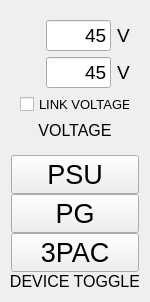
            <widget class="QWidget" name="Window_DeviceControl" native="true">
             <property name="minimumSize">
              <size>
               <width>150</width>
               <height>250</height>
              </size>
             </property>
             <property name="maximumSize">
              <size>
               <width>150</width>
               <height>400</height>
              </size>
             </property>
             <layout class="QVBoxLayout" name="verticalLayout_20">
              <item>
               <widget class="QWidget" name="Window_Voltage" native="true">
                <layout class="QVBoxLayout" name="verticalLayout_6">
                 <item>
                  <layout class="QHBoxLayout" name="PosVoltInput">
                   <item>
                    <widget class="QLabel" name="ImagePlus">
                     <property name="minimumSize">
                      <size>
                       <width>20</width>
                       <height>20</height>
                      </size>
                     </property>
                     <property name="maximumSize">
                      <size>
                       <width>20</width>
                       <height>20</height>
                      </size>
                     </property>
                     <property name="text">
                      <string/>
                     </property>
                     <property name="pixmap">
                      <pixmap resource="../../../GUI-BASESTATION/GUI_01/resources.qrc">:/icons/icons_bright/icon_plus_w.png</pixmap>
                     </property>
                     <property name="scaledContents">
                      <bool>true</bool>
                     </property>
                    </widget>
                   </item>
                   <item>
                    <widget class="QLineEdit" name="input_voltage_positive">
                     <property name="font">
                      <font>
                       <pointsize>14</pointsize>
                      </font>
                     </property>
                     <property name="text">
                      <string>45</string>
                     </property>
                     <property name="alignment">
                      <set>Qt::AlignRight|Qt::AlignTrailing|Qt::AlignVCenter</set>
                     </property>
                    </widget>
                   </item>
                   <item>
                    <widget class="QLabel" name="PosVolt_Unit">
                     <property name="font">
                      <font>
                       <pointsize>14</pointsize>
                      </font>
                     </property>
                     <property name="text">
                      <string>V</string>
                     </property>
                    </widget>
                   </item>
                  </layout>
                 </item>
                 <item>
                  <layout class="QHBoxLayout" name="NegVoltInput">
                   <item>
                    <widget class="QLabel" name="ImageMinus">
                     <property name="minimumSize">
                      <size>
                       <width>20</width>
                       <height>20</height>
                      </size>
                     </property>
                     <property name="maximumSize">
                      <size>
                       <width>20</width>
                       <height>20</height>
                      </size>
                     </property>
                     <property name="text">
                      <string/>
                     </property>
                     <property name="pixmap">
                      <pixmap resource="../../../GUI-BASESTATION/GUI_01/resources.qrc">:/icons/icons_bright/icon_minus_w.png</pixmap>
                     </property>
                     <property name="scaledContents">
                      <bool>true</bool>
                     </property>
                    </widget>
                   </item>
                   <item>
                    <widget class="QLineEdit" name="input_voltage_negative">
                     <property name="font">
                      <font>
                       <pointsize>14</pointsize>
                      </font>
                     </property>
                     <property name="text">
                      <string>45</string>
                     </property>
                     <property name="alignment">
                      <set>Qt::AlignRight|Qt::AlignTrailing|Qt::AlignVCenter</set>
                     </property>
                    </widget>
                   </item>
                   <item>
                    <widget class="QLabel" name="NegVolt_Unit">
                     <property name="font">
                      <font>
                       <pointsize>14</pointsize>
                      </font>
                     </property>
                     <property name="text">
                      <string>V</string>
                     </property>
                    </widget>
                   </item>
                  </layout>
                 </item>
                 <item>
                  <widget class="QCheckBox" name="checkbox_link_voltages">
                   <property name="font">
                    <font>
                     <pointsize>10</pointsize>
                    </font>
                   </property>
                   <property name="styleSheet">
                    <string notr="true"/>
                   </property>
                   <property name="text">
                    <string>LINK VOLTAGES</string>
                   </property>
                  </widget>
                 </item>
                 <item>
                  <widget class="QLabel" name="BoxLabel_Voltage">
                   <property name="font">
                    <font>
                     <pointsize>12</pointsize>
                    </font>
                   </property>
                   <property name="text">
                    <string>VOLTAGE</string>
                   </property>
                   <property name="alignment">
                    <set>Qt::AlignCenter</set>
                   </property>
                  </widget>
                 </item>
                </layout>
               </widget>
              </item>
              <item>
               <widget class="QWidget" name="Window_DeviceToggle" native="true">
                <property name="minimumSize">
                 <size>
                  <width>0</width>
                  <height>0</height>
                 </size>
                </property>
                <layout class="QVBoxLayout" name="verticalLayout_7">
                 <property name="spacing">
                  <number>0</number>
                 </property>
                 <property name="leftMargin">
                  <number>0</number>
                 </property>
                 <property name="topMargin">
                  <number>0</number>
                 </property>
                 <property name="rightMargin">
                  <number>0</number>
                 </property>
                 <property name="bottomMargin">
                  <number>0</number>
                 </property>
                 <item>
                  <widget class="QPushButton" name="button_toggle_psu_enable">
                   <property name="font">
                    <font>
                     <pointsize>20</pointsize>
                    </font>
                   </property>
                   <property name="text">
                    <string>PSU</string>
                   </property>
                   <property name="checkable">
                    <bool>true</bool>
                   </property>
                  </widget>
                 </item>
                 <item>
                  <widget class="QPushButton" name="button_toggle_pg_enable">
                   <property name="font">
                    <font>
                     <pointsize>20</pointsize>
                    </font>
                   </property>
                   <property name="text">
                    <string>PG</string>
                   </property>
                   <property name="checkable">
                    <bool>true</bool>
                   </property>
                  </widget>
                 </item>
                 <item>
                  <widget class="QPushButton" name="button_toggle_3pac_enable">
                   <property name="font">
                    <font>
                     <pointsize>20</pointsize>
                    </font>
                   </property>
                   <property name="text">
                    <string>3PAC</string>
                   </property>
                   <property name="checkable">
                    <bool>true</bool>
                   </property>
                  </widget>
                 </item>
                 <item>
                  <widget class="QLabel" name="BoxLabel_Status">
                   <property name="font">
                    <font>
                     <pointsize>12</pointsize>
                    </font>
                   </property>
                   <property name="text">
                    <string>DEVICE TOGGLE</string>
                   </property>
                   <property name="alignment">
                    <set>Qt::AlignCenter</set>
                   </property>
                  </widget>
                 </item>
                </layout>
               </widget>
              </item>
             </layout>
            </widget>
